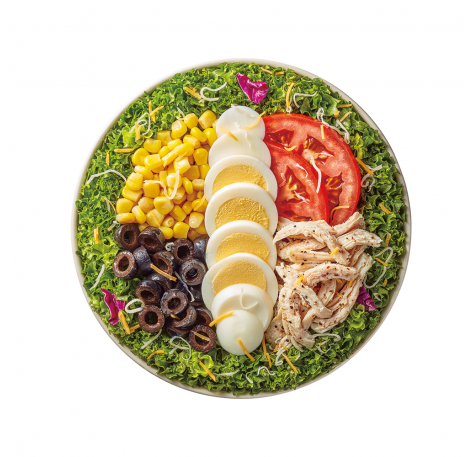
#> input picture asak-data/images/260813_backup/.bak/20260812T123811Z/menu/10768.png, 474 x 457 px
$ python trim_menu_images.py
#> lines starting #> are read from the running program, lines starting #| are printed output that depends on the picture
#> in main, im is the input picture: PIL image 474x457 RGBA; mean R, G, B, A 215.2, 204.3, 181.2, 245.9
"""Trim studio white / transparent margins from menu PNGs into images/menu-trimmed."""

from pathlib import Path
from PIL import Image

ROOT = Path(__file__).resolve().parents[1]
SRC = ROOT / "images" / "menu"
DST = ROOT / "images" / "menu-trimmed"

WHITE = 245
ALPHA = 12
PAD_RATIO = 0.04
MIN_PAD = 4


def is_background_pixel(r: int, g: int, b: int, a: int) -> bool:
    if a < ALPHA:
        return True
    if r >= WHITE and g >= WHITE and b >= WHITE:
        return True
    if min(r, g, b) >= 240 and (max(r, g, b) - min(r, g, b)) <= 8:
        return True
    return False


def knockout_white(im: Image.Image) -> Image.Image:
    """Crop 이후에도 남는 스튜디오 흰 배경을 alpha=0으로 치환."""
    im = im.convert("RGBA")
    px = im.load()
    w, h = im.size
    for y in range(h):
        for x in range(w):
            r, g, b, a = px[x, y]
            if is_background_pixel(r, g, b, a):
                px[x, y] = (r, g, b, 0)
    return im


def trim(im: Image.Image) -> tuple[Image.Image, bool]:
    im = im.convert("RGBA")
    w, h = im.size
#> w = 474; h = 457
    px = im.load()
    minx, miny, maxx, maxy = w, h, -1, -1
#> minx = 474; miny = 457; maxx = -1; maxy = -1

    for y in range(h):
        for x in range(w):
            r, g, b, a = px[x, y]
            if is_background_pixel(r, g, b, a):
                continue
            minx = min(minx, x)
            miny = min(miny, y)
            maxx = max(maxx, x)
            maxy = max(maxy, y)

    if maxx < 0:
        return knockout_white(im), False

    cw, ch = maxx - minx + 1, maxy - miny + 1
#> cw = 341; ch = 341
    pad = max(MIN_PAD, int(max(cw, ch) * PAD_RATIO))
#> pad = 13
    minx = max(0, minx - pad)
#> minx = 58
    miny = max(0, miny - pad)
#> miny = 45
    maxx = min(w - 1, maxx + pad)
#> maxx = 424
    maxy = min(h - 1, maxy + pad)
#> maxy = 411
    cropped = im.crop((minx, miny, maxx + 1, maxy + 1))
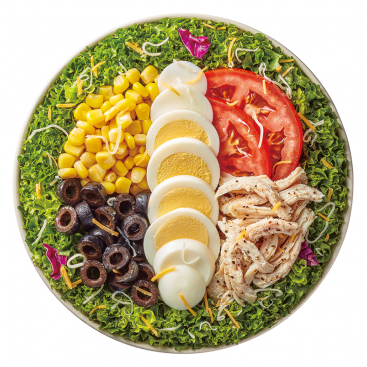
#> cropped: PIL image 367x367 RGBA; mean R, G, B, A 191.1, 173.7, 136.5, 255
    return knockout_white(cropped), cropped.size != (w, h)


def main() -> None:
    DST.mkdir(parents=True, exist_ok=True)
    count = changed = 0
    for path in sorted(SRC.glob("*.png")):
        im = Image.open(path)
        out, did = trim(im)
#> did = True
        out.save(DST / path.name, "PNG")
        count += 1
        changed += int(did)
#> changed = 1
        print(f"{path.name}: {im.size[0]}x{im.size[1]} -> {out.size[0]}x{out.size[1]}")
#| 10768.png: 474x457 -> 367x367
    print(f"DONE count={count} changed={changed} out={DST}")
#| DONE count=1 changed=1 out=asak-data/images/menu-trimmed


if __name__ == "__main__":
    main()
